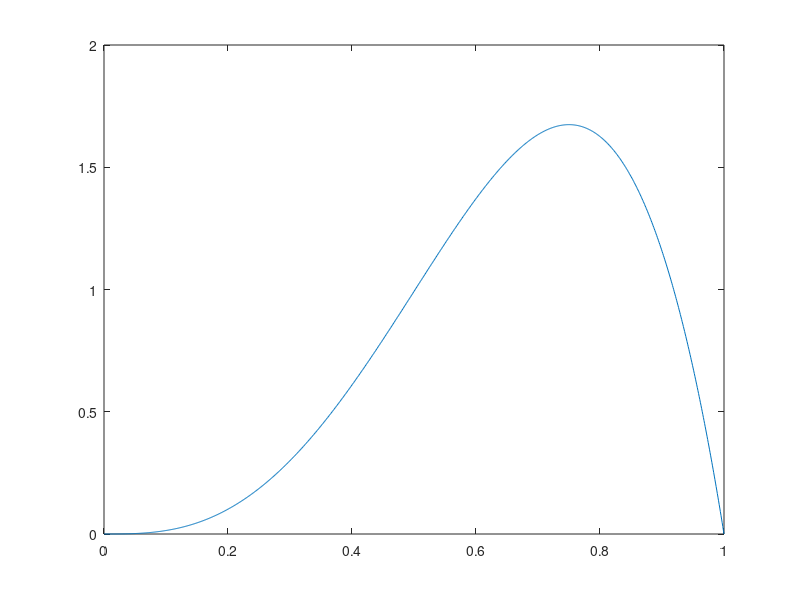

Source code (MATLAB): (Note: this script raises an error after producing the figure.)
clear

x = linspace(0, 1, 2^10);

f = x.^3.*(1-x);

A = 1/sqrt(trapz(x, abs(f).^2));

f = A*f;

plot(x, f)

for n = 1:100
  plot(x, Psi(getcn(x, f, n), x, 0), 'r')
  hold on
  plot(x, f, 'b')
  hold off
  axis([0 1 -2 8])
  grid
  title(["n = " num2str(n)])
  pause(0.3)
end

cn = getcn(x, f, 10);

norm(cn)


